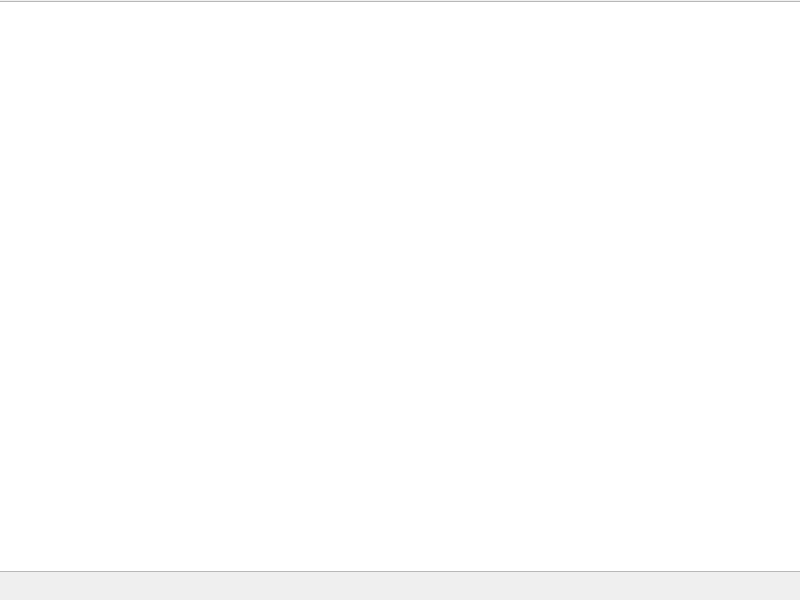
<?xml version="1.0" encoding="UTF-8"?>
<ui version="4.0">
 <class>MainWindow</class>
 <widget class="QMainWindow" name="MainWindow">
  <property name="geometry">
   <rect>
    <x>0</x>
    <y>0</y>
    <width>800</width>
    <height>600</height>
   </rect>
  </property>
  <property name="windowTitle">
   <string>MainWindow</string>
  </property>
  <widget class="QWidget" name="centralwidget">
   <widget class="QGraphicsView" name="graphicsView">
    <property name="geometry">
     <rect>
      <x>-10</x>
      <y>1</y>
      <width>811</width>
      <height>571</height>
     </rect>
    </property>
    <property name="sizePolicy">
     <sizepolicy hsizetype="Maximum" vsizetype="Maximum">
      <horstretch>100</horstretch>
      <verstretch>100</verstretch>
     </sizepolicy>
    </property>
   </widget>
  </widget>
 </widget>
 <resources/>
 <connections/>
</ui>
